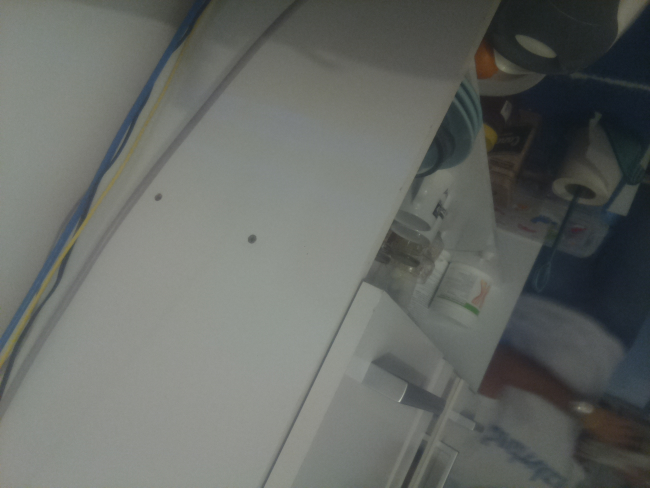
#> input picture fotos/332-30367-7185-7767-2017-09-08.jpg, 1300 x 975 px (shown at 1/2 size); its folder holds only this picture in this run
$ python -i dron_estaca.py   (imports and definitions only)   (Python 2 division)
#> lines starting #> are read from the running program, lines starting #| are printed output that depends on the picture; after the words box and inside, x2 and y2 are one past the last pixel; in counts of white or black regions, pixels touching at a corner belong together
#!/usr/bin/env python
"""
===================
Label image regions
===================

This example shows how to segment an image with image labelling. The following
steps are applied:

1. Thresholding with automatic Otsu method
2. Close small holes with binary closing
3. Remove artifacts touching image border
4. Measure image regions to filter small objects

http://scikit-image.org/docs/dev/auto_examples/plot_label.html
"""
import matplotlib as mpl
# [1 line not run here, left out]
import matplotlib.pyplot as plt
import matplotlib.patches as mpatches

#from skimage import data
#from skimage.filters import threshold_otsu
from skimage.segmentation import clear_border
from skimage.measure import label, regionprops
from skimage.morphology import closing, square
from skimage.color import label2rgb

from PIL import Image
from numpy import array
import os
import math

#show process results (yes/no)
show_result = 1
#minimal area of regions
min_area_size = 400
#margin of image to discard regions (percentage of image height)
exclusion_margin = 3
#supported image formats
supp_formats = ('jpg', 'png')

def mask(low, high):
    return [255 if low <= x <= high else 0 for x in range(0, 256)]

def process(image_name):
    orig_img_RGB = Image.open(image_name)
#> orig_img_RGB is the input picture: PIL image 1300x975 RGB; mean R, G, B 101.9, 105.4, 101.3
    if orig_img_RGB.format != 'JPEG':
        return

    width, height = orig_img_RGB.size
#> width = 1300; height = 975
    margin = int(height*(exclusion_margin/100))
#> margin = 0

    #orig_img_GS = orig_img_RGB.convert('L')
    #orig_arr_GS = array(orig_img_GS)
    orig_arr_RGB = array(orig_img_RGB)

    # apply threshold and convert into binary
    thres_img_bin = orig_img_RGB.point(mask(0,51)+mask(0,255)+mask(80,255)).convert('L').point([0]*255+[255])
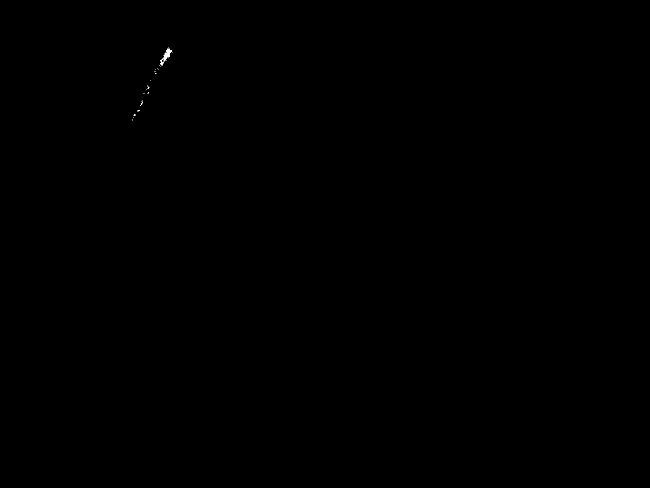
#> thres_img_bin: PIL image 1300x975 L (shown at 1/2 size); 0.02% white in thin lines or dots, all inside (x1, y1, x2, y2) = (264, 95, 345, 241)
    thres_img_bin.save(image_name + '_thres.png')
    thresh_arr_bin = array(thres_img_bin)
    #if show_result == 1:
        #thres_img_bin.show()

    #binary closing
    bw = closing(thresh_arr_bin > 100, square(3))
#> bw: shape (975, 1300) bool; 0.03% white; 17 white regions (16 under 20 px), largest, box (x1, y1, x2, y2) and area: (319, 95, 345, 133) 305

    # remove artifacts connected to image border
    cleared = clear_border(bw, margin)

    # label image regions
    label_image = label(cleared)
#> label_image: shape (975, 1300) int32; 18 distinct labels, from 0 to 17
    image_label_overlay = label2rgb(label_image, image=orig_arr_RGB)
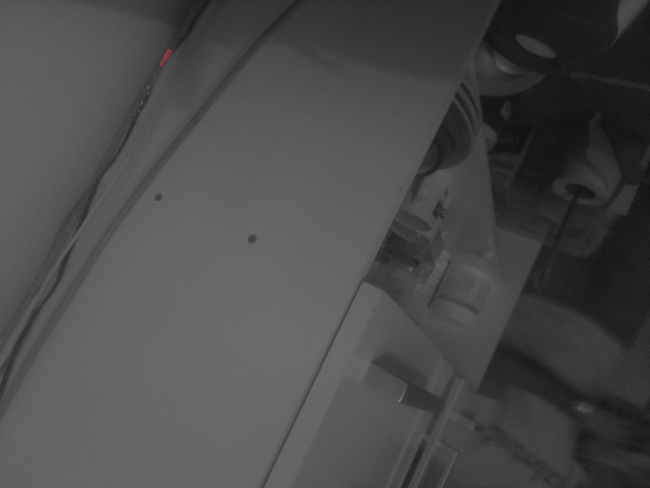
#> image_label_overlay: shape (975, 1300, 3) float64 (shown at 1/2 size); mean R, G, B 0.293, 0.292, 0.292

    fig, ax = plt.subplots(figsize=(10, 6))
    ax.imshow(image_label_overlay)

    region_counter = 0
    min_x=width
#> min_x = 1300
    min_y=height
#> min_y = 975
    max_x=0
    max_y=0

    for region in regionprops(label_image):
        # take regions with large enough areas
        if region.area >= min_area_size:
            # draw rectangle around segmented areas
            minr, minc, maxr, maxc = region.bbox
            rect = mpatches.Rectangle((minc, minr), maxc - minc, maxr - minr,
                                      fill=False, edgecolor='yellow', linewidth=1)
            ax.add_patch(rect)
            # calculate centroid and draw over segmented areas
            centroid = mpatches.Circle(((minc+maxc)/2, (minr+maxr)/2), 0.5, fill=False, edgecolor='yellow', linewidth=1)
            ax.add_patch(centroid)

            # get group bbox coordinates
            if maxr > max_y:
                max_y = maxr
            if minc < min_x:
                min_x = minc
            if minr < min_y:
                min_y = minr
            if maxc > max_x:
                max_x = maxc

            # count number of regions on image
            region_counter = region_counter + 1
#> this loop made 17 passes
#> after the loop, max_x = 0; max_y = 0; min_x = 1300; min_y = 975; region_counter = 0

    # bounding box of the group of regions
    # group_bbox = [x, y, width, height, centroid_x, centroid_y]
    group_bbox = [min_x, min_y, max_x-min_x, max_y-min_y, (min_x+max_x)/2, (min_y+max_y)/2]
#> group_bbox = [1300, 975, -1300, -975, 650, 487]
    group_bbox_rect = mpatches.Rectangle((group_bbox[0], group_bbox[1]), group_bbox[2], group_bbox[3], fill=False, edgecolor='red', linewidth=1)
    ax.add_patch(group_bbox_rect)

    # draw centroid over group
    group_cent_circ = mpatches.Circle((group_bbox[4], group_bbox[5]), 0.5, fill=False, edgecolor='red', linewidth=1)
    ax.add_patch(group_cent_circ)

    print "--> Image:", image_name + ". Regions found:", region_counter
#| --> Image: ../fotos/332-30367-7185-7767-2017-09-08.jpg. Regions found: 0

    # image centroid coordinates [x, y]
    image_cent = [width/2, height/2]
#> image_cent = [650, 487]
    d = int(math.sqrt((image_cent[0])**2+(image_cent[1])**2))
#> d = 812
    print "--> d =", d
#| --> d = 812

    # distance from group centroid to image centroid and score
    x_side = image_cent[0]-group_bbox[4]
#> x_side = 0
    if x_side<0:
        x_side = x_side*-1
    y_side = image_cent[1]-group_bbox[5]
#> y_side = 0
    if y_side<0:
        y_side = y_side*-1
    distance = math.sqrt(x_side**2+y_side**2)
#> distance = 0
    score = format(distance/d, '.2f')
#> score = '0.00'
    print "--> SCORE:", score
#| --> SCORE: 0.00

    plt.plot([image_cent[0], group_bbox[4]], [image_cent[1], group_bbox[5]])

    ax.set_axis_off()
    plt.tight_layout()
    if show_result == 1:
        plt.show()
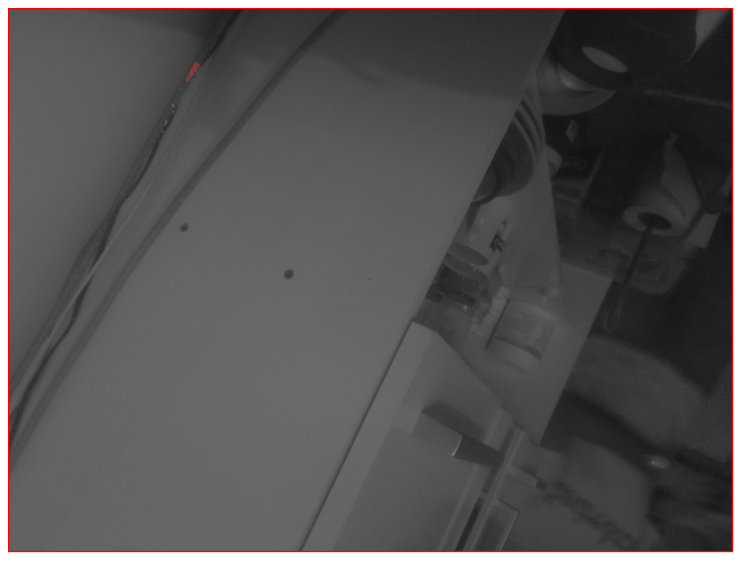
#> figure drawn by matplotlib, 1 panel

    #Agregado para liberar memoria

    plt.close(fig)
    plt.cla()
    plt.clf()
    plt.close()
    fig.clear()
    del fig

    #plt.savefig(image_name + '_label.png')

#if executed as script
# [18 lines not run here, left out]

>>> result = process('../fotos/332-30367-7185-7767-2017-09-08.jpg')
